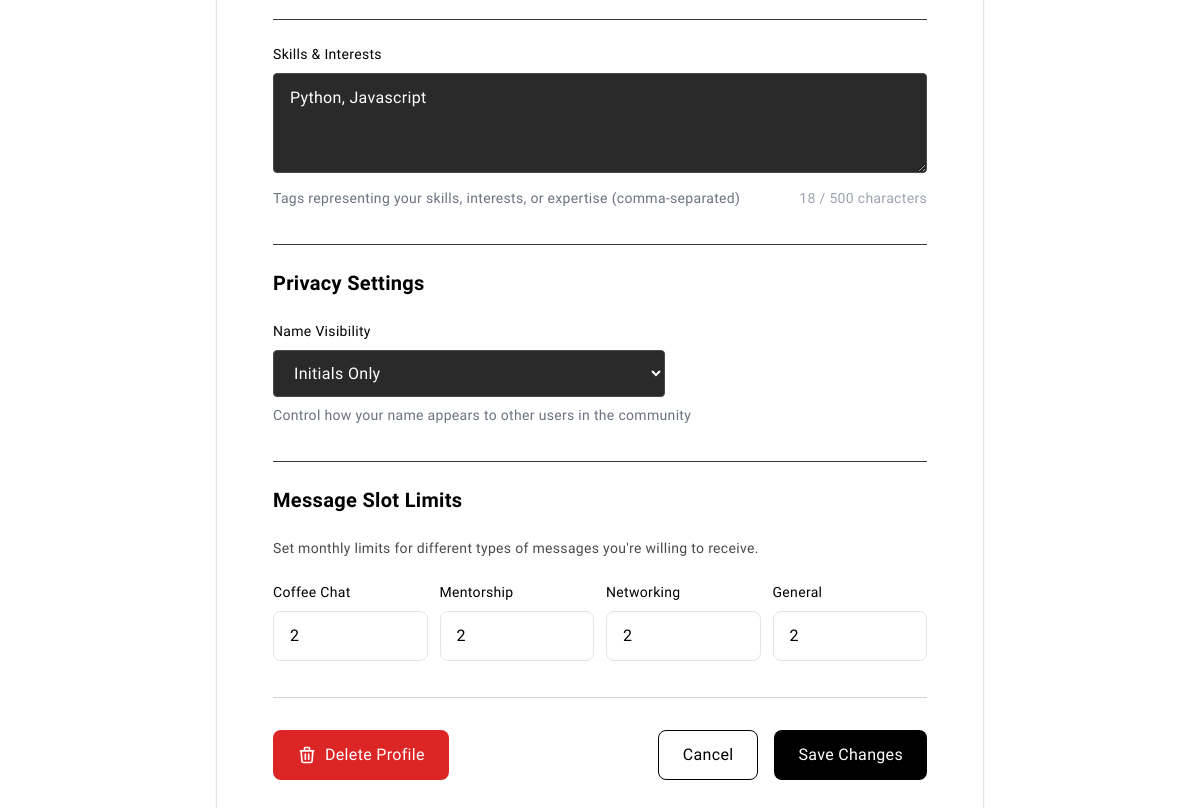
/profiles/edit/ (signed in, lower part), run on an earlier commit of the app's database.
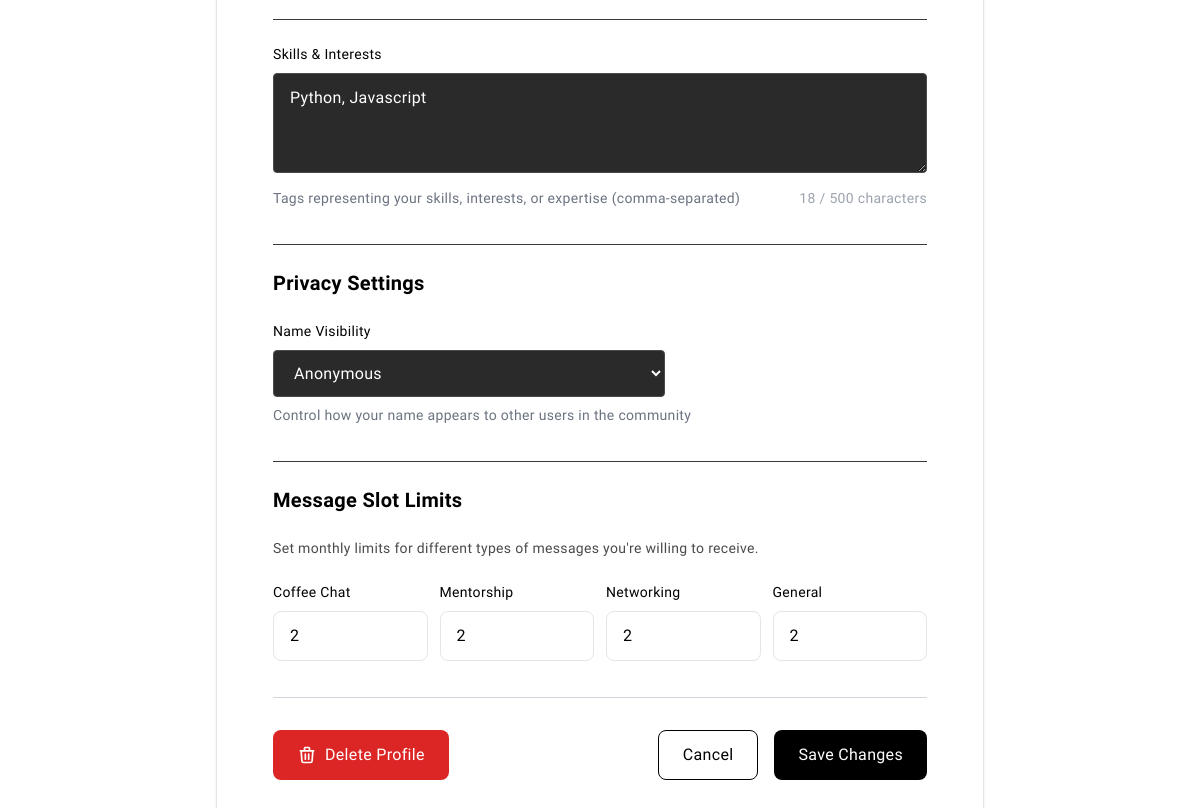
And on a later commit of the database.
### profiles/models.py (models this page shows, shortened)
class UserProfile(models.Model):
    ORGANIZATION_LEVELS = [
        ('junior', 'Junior Level'),
        ('mid', 'Mid Level'),
        ('senior', 'Senior Level'),
        ('lead', 'Lead/Manager'),
        ('executive', 'Executive'),
        ('founder', 'Founder/CEO'),
        ('student', 'Student'),
        ('other', 'Other'),
    ]
    NAME_VISIBILITY_CHOICES = [
        ('full', 'Full Name'),
        ('first_only', 'First Name Only'),
        ('initials', 'Initials Only'),
        ('anonymous', 'Anonymous'),
    ]
    user = models.OneToOneField(User, on_delete=models.CASCADE, related_name='profile')
    profile_picture = models.ImageField(
        upload_to='profile_pictures/',
        blank=True,
        null=True,
        help_text="Upload a profile picture (max 5MB)"
    )
    bio = models.TextField(
        max_length=500,
        blank=True,
        help_text="Tell us about yourself (max 500 characters)"
    )
    location = models.CharField(
        max_length=100,
        blank=True,
        help_text="Your city, state/country (e.g., New York, NY)"
    )
    company = models.CharField(max_length=100, blank=True)
    team = models.CharField(max_length=100, blank=True)
    organization_level = models.CharField(
        max_length=20,
        choices=ORGANIZATION_LEVELS,
        blank=True
    )
    schools = models.CharField(
        max_length=200,
        blank=True,
        help_text="Schools, universities, or educational institutions"
    )
    tags = models.TextField(
        blank=True,
        help_text="Tags representing your skills, interests, or expertise (comma-separated)"
    )
    name_visibility = models.CharField(
        max_length=20,
        choices=NAME_VISIBILITY_CHOICES,
        default='full'
    )
    phone_number = models.CharField(
        max_length=15,
        blank=True,
        help_text="Phone number for authentication"
    )
    created_date = models.DateTimeField(auto_now_add=True)
    updated_date = models.DateTimeField(auto_now=True)
    coffee_chat_slots = models.PositiveIntegerField(default=5)
    mentorship_slots = models.PositiveIntegerField(default=3)
    networking_slots = models.PositiveIntegerField(default=10)
    general_slots = models.PositiveIntegerField(default=15)
    is_verified = models.BooleanField(default=False, help_text="User can perform actions if verified")
    invite_source = models.ForeignKey(
        User,
        on_delete=models.SET_NULL,
        null=True,
        blank=True,
        related_name='invited_users',
        help_text="User who sent the original invite"
    )
    needs_referrals = models.BooleanField(default=True, help_text="True if user needs 3 referrals to be verified")
    anonymous_name = models.CharField(
        max_length=100,
        blank=True,
        help_text="Anonymous name displayed to other users in community"
    )
    class Meta:
        ordering = ['-created_date']
    @property
    def display_name(self):
        if self.name_visibility == 'full':
            return f"{self.user.first_name} {self.user.last_name}".strip() or self.user.username
        elif self.name_visibility == 'first_only':
            return self.user.first_name or self.user.username
        elif self.name_visibility == 'initials':
            first_initial = self.user.first_name[0] if self.user.first_name else ''
            last_initial = self.user.last_name[0] if self.user.last_name else ''
            return f"{first_initial}{last_initial}".strip() or self.user.username[0]
        else:  # anonymous
            return "Anonymous User"

### profiles/views.py (the view)
# urls.py: path('edit/', views.profile_edit, name='edit'),
@login_required
def profile_edit(request):
    profile = request.user.profile
    if request.method == 'POST':
        form = UserProfileForm(request.POST, request.FILES, instance=profile, user=request.user)
        if form.is_valid():
            form.save()
            messages.success(request, 'Your profile has been updated successfully!')
            return redirect('profiles:view', user_id=request.user.id)
        else:
            messages.error(request, 'Please correct the errors below.')
    else:
        form = UserProfileForm(instance=profile, user=request.user)
    context = {
        'form': form,
    }
    return render(request, 'profiles/profile_edit.html', context)

### templates/profiles/profile_edit.html (shortened to what this page needs)
{% extends 'base.html' %}
{% block content %}
<div class="container py-8">
    <div class="card max-w-3xl mx-auto">
        <form method="post" enctype="multipart/form-data" class="px-8 py-8 space-y-9">
            <div>
                <div class="border-t border-gray-700 pt-6"></div>
                <label for="{{ form.tags.id_for_label }}" class="form-label">
                    Skills & Interests
                </label>
                {{ form.tags }}
                <div class="mt-2 flex justify-between text-sm">
                    <p class="text-gray-500">{{ form.tags.help_text }}</p>
                    <span class="text-gray-400" id="tags-counter">0 / 500 characters</span>
                </div>
            </div>
            <div>
                <div class="border-t border-gray-700 pt-6"></div>
                <h2 class="text-xl font-semibold text-black mb-6">Privacy Settings</h2>
                <div>
                    <label for="{{ form.name_visibility.id_for_label }}" class="form-label">
                        Name Visibility
                    </label>
                    {{ form.name_visibility }}
                    <p class="mt-2 text-sm text-gray-500">Control how your name appears to other users in the community</p>
                </div>
            </div>
            <div>
                <div class="border-t border-gray-700 pt-6"></div>
                <h2 class="text-xl font-semibold text-black mb-6">Message Slot Limits</h2>
                <p class="text-sm text-gray-600 mb-6">
                    Set monthly limits for different types of messages you're willing to receive.
                </p>
                <div class="grid grid-cols-2 md:grid-cols-4 gap-3">
                    <div>
                        <label for="{{ form.coffee_chat_slots.id_for_label }}" class="form-label">
                            Coffee Chat
                        </label>
                        {{ form.coffee_chat_slots }}
                    </div>
                    <div>
                        <label for="{{ form.mentorship_slots.id_for_label }}" class="form-label">
                            Mentorship
                        </label>
                        {{ form.mentorship_slots }}
                    </div>
                    <div>
                        <label for="{{ form.networking_slots.id_for_label }}" class="form-label">
                            Networking
                        </label>
                        {{ form.networking_slots }}
                    </div>
                    <div>
                        <label for="{{ form.general_slots.id_for_label }}" class="form-label">
                            General
                        </label>
                        {{ form.general_slots }}
                    </div>
                </div>
            </div>
            <div class="pt-8 border-t border-gray-300">
                <div class="flex flex-col sm:flex-row sm:justify-between gap-4">
                    <a href="{% url 'profiles:delete' %}" class="btn bg-red-600 text-white hover:bg-red-700 order-3 sm:order-1">
                        <svg class="h-5 w-5" fill="none" stroke="currentColor" viewBox="0 0 24 24">
                            <path stroke-linecap="round" stroke-linejoin="round" stroke-width="2" d="M19 7l-.867 12.142A2 2 0 0116.138 21H7.862a2 2 0 01-1.995-1.858L5 7m5 4v6m4-6v6m1-10V4a1 1 0 00-1-1h-4a1 1 0 00-1 1v3M4 7h16"/>
                        </svg>
                        Delete Profile
                    </a>
                    <div class="flex flex-col sm:flex-row gap-4 order-1 sm:order-2">
                        <a href="{% url 'profiles:view' user.id %}" class="btn btn-secondary">
                            Cancel
                        </a>
                        <button type="submit" class="btn btn-primary" id="save-btn">
                            Save Changes
                        </button>
                    </div>
                </div>
            </div>
        </form>
    </div>
</div>
{% endblock %}

What changed in the data, as far as the page shows it:
changed UserProfile "Python, Javascript": name_visibility "Initials Only" → "Anonymous"
